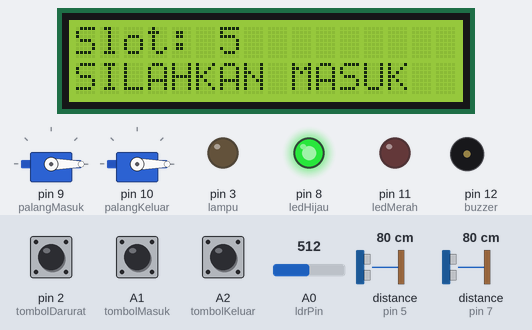
Recording of a sketch running on a simulated Arduino Uno, built with avr-gcc and run on an emulated ATmega328P. Shown: 16×2 character LCD, 2 × servo, output pins drawn as LEDs (lit = HIGH), buzzer (waves = sounding). Wiring (inferred from the names in the program): 2 × ultrasonic range finder: trigger pin 4, echo pin 5 / trigger pin 6, echo pin 7. The inputs (shaded band) are chosen by the test bench; at power-on: pin 2 (tombolDarurat) HIGH, distance to the obstacle (sensors on pin 5, pin 7) 80 cm, A0 (ldrPin) = 512, A1 (tombolMasuk) HIGH, A2 (tombolKeluar) HIGH. The echo pulse lasts 58.3 µs per cm; pins used as bus, display or sensor lines are not drawn; what the sketch prints to the serial monitor is not drawn.

Above: at 1.3 s.
1.4 s: pin 2 (tombolDarurat) pulled LOW for 0.15 s
At 1.63 s:
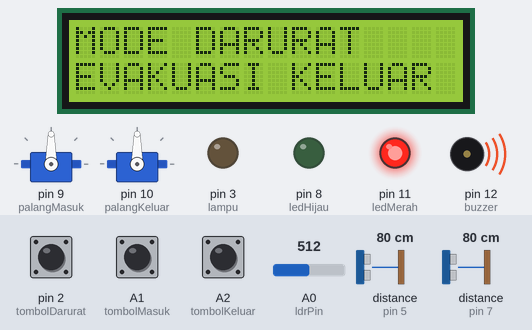
2.1 s: pin 2 (tombolDarurat) pulled LOW for 1 s
At 3.1 s:
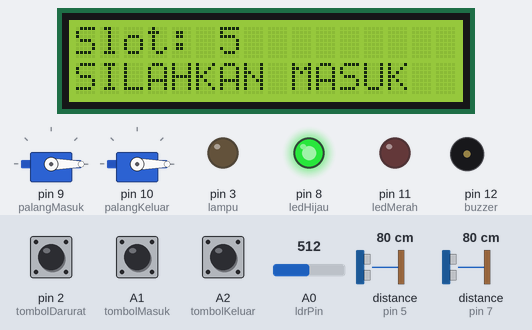
4.6 s: distance to the obstacle (sensor on pin 5) set to 12 cm
6.1 s: distance to the obstacle (sensor on pin 5) set to 9 cm
At 7.3 s:
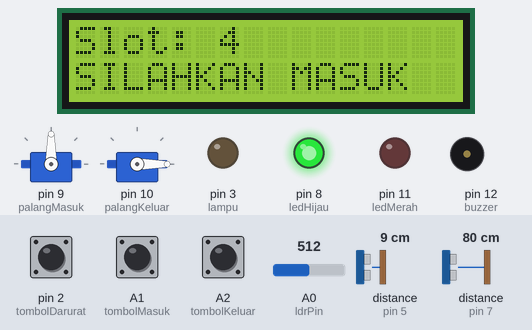
7.6 s: distance to the obstacle (sensor on pin 7) set to 12 cm
10.6 s: distance to the obstacle (sensor on pin 7) set to 9 cm
At 11.0 s:
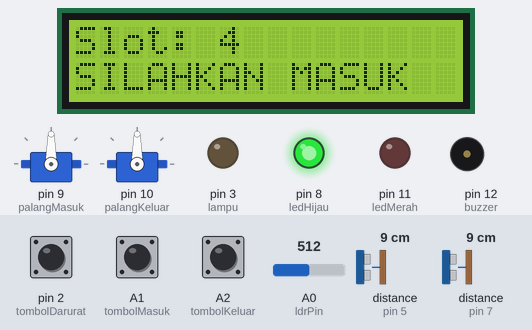
Timing chart, 0 to 14.6 s (numbered marks = the images above; inputs shaded):
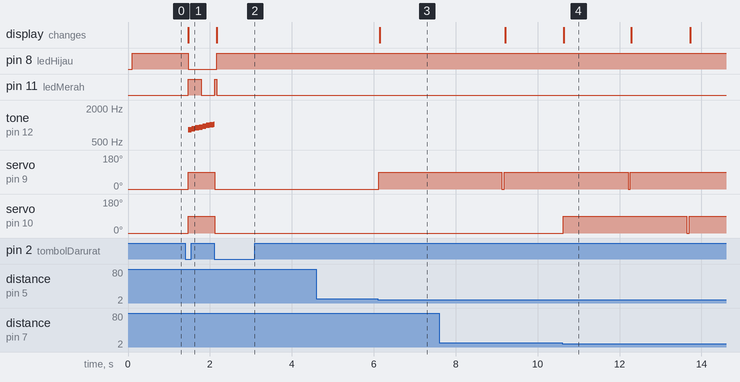

Measured:
- the behaviour switches between 11 and 10 cm on distance to the obstacle (sensor on pin 5) (found by bisection; images 2 and 3)
- the behaviour switches between 11 and 10 cm on distance to the obstacle (sensor on pin 7) (found by bisection; images 3 and 4)
- after the input at 1.4 s, pin 8 (ledHijau): HIGH → LOW after 0.07 s; pin 11 (ledMerah): LOW → HIGH after 0.07 s, → LOW 0.32 s later
- after the input at 2.1 s, pin 8 (ledHijau): LOW → HIGH after 0.07 s; servo on pin 9 (palangMasuk), servo on pin 10 (palangKeluar): 90° → 0° at once; the display: changes after 0.07 s (image 2)
- after the input at 4.6 s, every drawn part: stays the same
- after the input at 6.1 s, servo on pin 9 (palangMasuk): 0° → 90° at once; the display: changes at once (image 3)
- after the input at 10.6 s, servo on pin 10 (palangKeluar): 0° → 90° at once; the display: changes at once (image 4)
- what the display in image 4 shows lasts 1.7 s, from 10.6 s to 12.3 s

The sketch:

main.ino
```cpp
#include <Wire.h>                  // Memasukkan library Wire untuk komunikasi I2C
#include <LiquidCrystal_I2C.h>     // Memasukkan library untuk mengontrol layar LCD I2C
#include <Servo.h>                 // Memasukkan library untuk mengendalikan motor servo

LiquidCrystal_I2C lcd(0x20, 16, 2); // Membuat objek 'lcd' dengan alamat I2C 0x20, ukuran 16 kolom x 2 baris

// SERVO
Servo palangMasuk;                 // Mendaftarkan variabel objek servo untuk palang gerbang masuk
Servo palangKeluar;                // Mendaftarkan variabel objek servo untuk palang gerbang keluar

// ULTRASONIK
const int trigIn = 4;              // Menetapkan pin digital 4 sebagai pin Trigger sensor masuk
const int echoIn = 5;              // Menetapkan pin digital 5 sebagai pin Echo sensor masuk
const int trigOut = 6;             // Menetapkan pin digital 6 sebagai pin Trigger sensor keluar
const int echoOut = 7;             // Menetapkan pin digital 7 sebagai pin Echo sensor keluar

// LED
const int ledHijau = 8;            // Menetapkan pin digital 8 untuk lampu LED Hijau (Tersedia)
const int ledMerah = 11;           // Menetapkan pin digital 11 untuk lampu LED Merah (Penuh/Darurat)

// LAMPU OTOMATIS PWM
const int lampu = 3;               // Menetapkan pin PWM 3 untuk lampu penerangan parkir otomatis

// LDR
const int ldrPin = A0;             // Menetapkan pin Analog A0 untuk membaca sensor cahaya (LDR)

// BUZZER
const int buzzer = 12;             // Menetapkan pin digital 12 untuk mengontrol bunyi buzzer/sirine

// TOMBOL
const int tombolDarurat = 2;       // Menetapkan pin 2 (Mendukung Interrupt) untuk tombol mode darurat
const int tombolMasuk = A1;        // Menetapkan pin Analog A1 sebagai input tombol buka/tutup palang masuk manual
const int tombolKeluar = A2;       // Menetapkan pin Analog A2 sebagai input tombol buka/tutup palang keluar manual

// SLOT
int slotTersedia = 5;              // Mendeklarasikan variabel jumlah slot parkir yang kosong saat ini (awal: 5)
int kapasitasMaks = 5;             // Mendeklarasikan batas kapasitas maksimal parkiran yaitu 5 mobil

// MODE DARURAT
volatile bool modeDarurat = false; // Variabel penanda status darurat (volatile karena diakses oleh fungsi Interrupt)
bool sebelumnyaDarurat = false;    // Variabel untuk melacak apakah sistem baru saja keluar dari mode darurat

// TOGGLE MANUAL
bool statusPalangMasuk = false;    // Variabel penyimpan status palang masuk saat digerakkan manual (terbuka/tertutup)
bool statusPalangKeluar = false;   // Variabel penyimpan status palang keluar saat digerakkan manual (terbuka/tertutup)

// BLINK LED
unsigned long lastBlink = 0;       // Variabel penyimpan waktu (milidetik) terakhir kali LED Merah berkedip
bool blinkState = false;           // Variabel status nyala/mati untuk membuat efek kedip pada LED

// SIREN BUZZER
unsigned long lastSiren = 0;       // Variabel penyimpan waktu (milidetik) terakhir kali nada sirine berubah
int sirenFreq = 800;               // Frekuensi awal nada sirine (800 Hz)
bool sirenUp = true;               // Penanda apakah nada sirine sedang naik (melengking) atau turun

// SENSOR FLAG
bool terdeteksiMasuk = false;      // Penanda apakah saat ini ada mobil yang sedang berada di gerbang masuk
bool terdeteksiKeluar = false;     // Penanda apakah saat ini ada mobil yang sedang berada di gerbang keluar

unsigned long waktuBukaMasuk = 0;  // Variabel untuk mencatat kapan (waktu milidetik) palang masuk mulai dibuka
unsigned long waktuBukaKeluar = 0; // Variabel untuk mencatat kapan (waktu milidetik) palang keluar mulai dibuka

const int waktuTahan = 3000;       // Durasi waktu palang terbuka sebelum tertutup otomatis (3000 ms / 3 detik)

// INTERRUPT DARURAT
void darurat(){                    // Fungsi khusus (Interrupt Service Routine) yang dipanggil saat tombol darurat ditekan
  modeDarurat = !modeDarurat;      // Membalikkan status mode darurat (jika False jadi True, jika True jadi False)
}

void setup(){                      // Fungsi inisialisasi yang dijalankan sekali saat Arduino baru dinyalakan

  Serial.begin(9600);              // Membuka jalur komunikasi serial ke laptop dengan kecepatan 9600 bps
  Serial.println("=== SISTEM PARKIR OTOMATIS ==="); // Menampilkan teks judul sistem di Serial Monitor
  Serial.println("System Ready..."); // Menampilkan teks status bahwa sistem sudah siap
  Serial.println("------------------------------"); // Menampilkan garis pembatas

  lcd.init();                      // Menginisialisasi persiapan menyalakan modul LCD
  lcd.backlight();                 // Menyalakan lampu latar (backlight) pada LCD agar tulisan terlihat

  palangMasuk.attach(9);           // Menghubungkan kontrol servo palang masuk ke pin digital 9
  palangKeluar.attach(10);         // Menghubungkan kontrol servo palang keluar ke pin digital 10

  palangMasuk.write(0);            // Menempatkan posisi awal servo masuk di sudut 0 derajat (palang tertutup)
  palangKeluar.write(0);           // Menempatkan posisi awal servo keluar di sudut 0 derajat (palang tertutup)

  pinMode(trigIn, OUTPUT);         // Mengatur pin trigger sensor ultrasonik masuk sebagai Output
  pinMode(echoIn, INPUT);          // Mengatur pin echo sensor ultrasonik masuk sebagai Input
  pinMode(trigOut, OUTPUT);        // Mengatur pin trigger sensor ultrasonik keluar sebagai Output
  pinMode(echoOut, INPUT);         // Mengatur pin echo sensor ultrasonik keluar sebagai Input

  pinMode(ledHijau, OUTPUT);       // Mengatur pin LED Hijau sebagai Output
  pinMode(ledMerah, OUTPUT);       // Mengatur pin LED Merah sebagai Output

  pinMode(lampu, OUTPUT);          // Mengatur pin Lampu parkir otomatis sebagai Output
  pinMode(buzzer, OUTPUT);         // Mengatur pin Buzzer sebagai Output

  pinMode(tombolDarurat, INPUT_PULLUP); // Mengatur pin tombol darurat sebagai Input dengan resistor Pull-Up internal
  pinMode(tombolMasuk, INPUT_PULLUP);   // Mengatur pin tombol manual masuk sebagai Input dengan Pull-Up internal
  pinMode(tombolKeluar, INPUT_PULLUP);  // Mengatur pin tombol manual keluar sebagai Input dengan Pull-Up internal

  // Menghubungkan fungsi 'darurat' ke interupsi pin 2 (Interrupt 0) yang terpicu saat tombol ditekan (FALLING)
  attachInterrupt(digitalPinToInterrupt(2), darurat, FALLING);

  tampilkanStatus();               // Memanggil fungsi tampilkanStatus() untuk mencetak teks awal ke LCD
}

void tampilkanStatus(){            // Deklarasi fungsi buatan untuk memperbarui tulisan di layar LCD

  lcd.clear();                     // Menghapus seluruh tulisan yang ada di layar LCD saat ini
  lcd.setCursor(0,0);              // Memindahkan kursor LCD ke kolom 0 (paling kiri) dan baris 0 (atas)
  lcd.print("Slot: ");             // Menampilkan kata "Slot: "
  lcd.print(slotTersedia);         // Menampilkan nilai angka dari variabel slotTersedia di sebelah tulisan "Slot: "

  if(slotTersedia <= 0){           // Memeriksa apakah jumlah slot tersisa kurang dari atau sama dengan nol (0)
    lcd.setCursor(0,1);            // Memindahkan kursor LCD ke kolom 0 (paling kiri) dan baris 1 (bawah)
    lcd.print("PARKIR PENUH");     // Menampilkan peringatan "PARKIR PENUH" jika kondisi di atas benar
  } else {                         // Jika kondisi slot masih tersedia (lebih dari 0)
    lcd.setCursor(0,1);            // Memindahkan kursor LCD ke kolom 0 (paling kiri) dan baris 1 (bawah)
    lcd.print("SILAHKAN MASUK");   // Menampilkan pesan selamat datang "SILAHKAN MASUK"
  }
}

long bacaJarak(int trig, int echo){ // Fungsi buatan untuk menghitung jarak pada sensor ultrasonik tertentu

  digitalWrite(trig, LOW);         // Memastikan pin trigger dalam keadaan mati (LOW) terlebih dahulu
  delayMicroseconds(2);            // Menunggu selama 2 mikrodetik agar sinyal stabil

  digitalWrite(trig, HIGH);        // Menyalakan pin trigger (HIGH) untuk mengirimkan gelombang suara ultrasonik
  delayMicroseconds(10);           // Menahan tembakan gelombang suara selama 10 mikrodetik

  digitalWrite(trig, LOW);         // Mematikan kembali pin trigger untuk menghentikan pancaran gelombang

  // Membaca durasi pantulan suara pada pin echo, lalu mengkonversinya menjadi jarak dalam satuan cm
  return pulseIn(echo, HIGH) * 0.034 / 2;
}

void loop(){                       // Fungsi utama loop() yang akan berjalan berulang-ulang tanpa henti

  // =====================
  // MODE DARURAT
  // =====================
  if(modeDarurat){                 // Memeriksa jika variabel modeDarurat bernilai True (tombol interrupt ditekan)

    if(!sebelumnyaDarurat){        // Memeriksa apakah siklus ini adalah momen pertama kali masuk mode darurat
      lcd.clear();                 // Menghapus layar LCD sebagai persiapan pesan peringatan
      sebelumnyaDarurat = true;    // Mengubah penanda bahwa sistem sudah sepenuhnya berada di dalam siklus darurat
    }

    palangMasuk.write(90);         // Membuka gerbang masuk lebar-lebar (90 derajat) untuk evakuasi
    palangKeluar.write(90);        // Membuka gerbang keluar lebar-lebar (90 derajat) untuk evakuasi

    lcd.setCursor(0,0);            // Mengatur kursor LCD ke baris atas
    lcd.print("MODE DARURAT   ");  // Menampilkan peringatan teks MODE DARURAT
    lcd.setCursor(0,1);            // Mengatur kursor LCD ke baris bawah
    lcd.print("EVAKUASI KELUAR");  // Menampilkan perintah evakuasi

    if(millis() - lastBlink > 300){ // Mengecek apakah waktu berlalu sudah lebih dari 300 ms sejak kedipan terakhir
      lastBlink = millis();        // Mereset catatan waktu kedipan terakhir dengan waktu saat ini
      blinkState = !blinkState;    // Membalikkan status kedipan LED (jika mati jadi nyala, sebaliknya)
    }

    digitalWrite(ledMerah, blinkState); // Mengirim sinyal berkedip (HIGH/LOW bergantian) ke LED Merah
    digitalWrite(ledHijau, LOW);   // Memastikan LED Hijau dalam keadaan mati sepenuhnya

    if(millis() - lastSiren > 80){ // Mengecek apakah waktu berlalu sudah 80 ms sejak perubahan nada sirine terakhir
      lastSiren = millis();        // Mereset catatan waktu perubahan sirine dengan waktu saat ini

      if(sirenUp){                 // Jika status sirine sedang menaik (nada melengking ke atas)
        sirenFreq += 30;           // Tambahkan frekuensi nada sebesar 30 Hz
        if(sirenFreq >= 2000) sirenUp = false; // Jika frekuensi sudah mencapai batas atas (2000Hz), ubah arah menjadi turun
      } else {                     // Jika status sirine sedang menurun (nada merendah)
        sirenFreq -= 30;           // Kurangi frekuensi nada sebesar 30 Hz
        if(sirenFreq <= 600) sirenUp = true;  // Jika frekuensi menyentuh batas bawah (600Hz), ubah arah menjadi naik lagi
      }

      tone(buzzer, sirenFreq);     // Membunyikan buzzer dengan frekuensi nada yang baru saja dihitung
    }

    Serial.println("!!! MODE DARURAT AKTIF !!!"); // Mengirim notifikasi bahaya ke Serial Monitor laptop secara terus-menerus

    return;                        // Menghentikan sisa kode di bawahnya dan kembali ke awal loop() selama mode darurat aktif
  }

  // Jika kode sampai di sini, berarti mode darurat TIDAK aktif (false)
  if(sebelumnyaDarurat && !modeDarurat){ // Memeriksa jika kondisi darurat *baru saja* dimatikan oleh pengguna

    sebelumnyaDarurat = false;     // Mengubah penanda bahwa sistem sudah tidak lagi dalam status pemulihan darurat

    slotTersedia = kapasitasMaks;  // Mengembalikan jumlah slot parkir seperti keadaan kosong (kapasitas penuh)

    palangMasuk.write(0);          // Menutup gerbang masuk kembali (kembali ke 0 derajat)
    palangKeluar.write(0);         // Menutup gerbang keluar kembali (kembali ke 0 derajat)

    noTone(buzzer);                // Mematikan suara sirine dari buzzer secara total

    lcd.clear();                   // Membersihkan pesan evakuasi dari layar LCD

    Serial.println("MODE DARURAT DIMATIKAN"); // Mengirim log pemberitahuan ke Serial Monitor bahwa darurat usai
    Serial.println("SISTEM KEMBALI NORMAL");  // Mengirim log pemberitahuan ke Serial Monitor
    Serial.print("Slot reset: ");             // Mengirim tulisan informasi ke Serial Monitor
    Serial.println(slotTersedia);             // Mencetak angka kapasitas slot terbaru ke Serial Monitor

    tampilkanStatus();             // Memanggil ulang fungsi untuk menampilkan status parkiran reguler di LCD
  }

  if(slotTersedia <= 0){           // Memeriksa kondisi apakah tempat parkir saat ini sudah penuh (0 slot)
    digitalWrite(ledMerah, HIGH);  // Menyalakan lampu indikator LED Merah
    digitalWrite(ledHijau, LOW);   // Mematikan lampu indikator LED Hijau
  } else {                         // Memeriksa kondisi apabila masih ada tempat parkir (slot > 0)
    digitalWrite(ledMerah, LOW);   // Mematikan lampu indikator LED Merah
    digitalWrite(ledHijau, HIGH);  // Menyalakan lampu indikator LED Hijau sebagai tanda boleh masuk
  }

  if(digitalRead(tombolMasuk) == LOW){ // Memeriksa apakah tombol palang masuk manual sedang ditekan (LOW karena Pull-Up)
    delay(200);                    // Menunda sedikit waktu (debouncing) untuk mencegah satu tekanan terbaca berulang kali

    statusPalangMasuk = !statusPalangMasuk; // Membalik nilai status gerbang masuk (dari tertutup ke terbuka, atau sebaliknya)
    if(statusPalangMasuk){         // Jika status sekarang berubah menjadi ingin dibuka
      palangMasuk.write(90);       // Menggerakkan servo palang masuk ke posisi terbuka (90 derajat)
      Serial.println("Palang Masuk Dibuka Manual"); // Memberi log aktivitas manual di Serial Monitor
    }
    else{                          // Jika status sekarang berubah menjadi ingin ditutup
      palangMasuk.write(0);        // Menggerakkan servo palang masuk ke posisi tertutup (0 derajat)
      Serial.println("Palang Masuk Ditutup Manual"); // Memberi log aktivitas manual di Serial Monitor
    }
  }

  if(digitalRead(tombolKeluar) == LOW){ // Memeriksa apakah tombol palang keluar manual sedang ditekan
    delay(200);                    // Menunda sedikit waktu (debouncing) mencegah pembacaan ganda

    statusPalangKeluar = !statusPalangKeluar; // Membalik nilai status gerbang keluar manual
    if(statusPalangKeluar){        // Jika gerbang keluar dikehendaki untuk terbuka
      palangKeluar.write(90);      // Menggerakkan servo palang keluar ke sudut 90 derajat
      Serial.println("Palang Keluar Dibuka Manual"); // Mencetak laporan tindakan ke Serial Monitor
    }
    else{                          // Jika gerbang keluar dikehendaki untuk ditutup
      palangKeluar.write(0);       // Menggerakkan servo palang keluar ke sudut 0 derajat
      Serial.println("Palang Keluar Ditutup Manual"); // Mencetak laporan tindakan ke Serial Monitor
    }
  }

  int nilaiLDR = analogRead(ldrPin); // Membaca tegangan analog dari sensor cahaya LDR dan merubahnya ke angka (0-1023)
  // Menyalakan lampu dengan kecerahan penuh (255) jika gelap (nilai < 300), atau matikan (0) jika terang
  analogWrite(lampu, (nilaiLDR < 300) ? 255 : 0);

  long jarakMasuk = bacaJarak(trigIn, echoIn); // Memanggil fungsi untuk membaca jarak mobil di depan gerbang masuk

  if(jarakMasuk < 10 && !terdeteksiMasuk && slotTersedia > 0){ // Jika jarak <10cm, mobil baru tiba, dan slot belum penuh

    terdeteksiMasuk = true;        // Menandai bahwa ada mobil yang sedang diproses di gerbang masuk
    waktuBukaMasuk = millis();     // Mencatat waktu milidetik saat palang mulai dibuka

    palangMasuk.write(90);         // Menggerakkan servo masuk ke 90 derajat (membuka palang)
    slotTersedia--;                // Mengurangi kuota slot yang tersedia sebanyak 1 mobil

    Serial.println("Mobil Masuk"); // Memberitahukan PC bahwa ada mobil yang masuk
    Serial.print("Slot tersisa: ");// Mencetak kalimat sisa slot
    Serial.println(slotTersedia);  // Mencetak angka sisa slot setelah dikurangi

    tampilkanStatus();             // Memperbarui layar LCD agar menampilkan jumlah slot yang baru
  }

  // Jika mobil sudah terdeteksi dan waktu buka palang sudah melebihi 'waktuTahan' (3 detik)
  if(terdeteksiMasuk && millis() - waktuBukaMasuk > waktuTahan){
    terdeteksiMasuk = false;       // Mereset status sensor masuk agar siap menerima mobil berikutnya
    palangMasuk.write(0);          // Mengembalikan posisi servo ke 0 derajat (menutup palang secara otomatis)
  }

  long jarakKeluar = bacaJarak(trigOut, echoOut); // Memanggil fungsi untuk membaca jarak mobil di depan gerbang keluar

  if(jarakKeluar < 10 && !terdeteksiKeluar && slotTersedia < kapasitasMaks){ // Jika mobil <10cm, baru terdeteksi keluar, & slot tidak lebih dari maksimal

    terdeteksiKeluar = true;       // Menandai bahwa ada mobil yang sedang keluar dari area parkir
    waktuBukaKeluar = millis();    // Mencatat waktu milidetik saat palang keluar dibuka

    palangKeluar.write(90);        // Menggerakkan servo keluar ke 90 derajat (membuka jalan)
    slotTersedia++;                // Menambahkan 1 kuota kosong kembali ke sistem parkir

    Serial.println("Mobil Keluar");// Memberitahukan PC bahwa ada mobil yang baru keluar
    Serial.print("Slot tersisa: ");// Mencetak teks informasi status slot
    Serial.println(slotTersedia);  // Mencetak sisa slot yang telah ditambahkan

    tampilkanStatus();             // Memperbarui layar LCD untuk mencetak angka slot yang baru bertambah
  }

  // Jika ada mobil yang sedang keluar dan batas waktu buka palang (3 detik) sudah terlewati
  if(terdeteksiKeluar && millis() - waktuBukaKeluar > waktuTahan){
    terdeteksiKeluar = false;      // Mereset penanda bahwa proses keluar mobil sudah selesai
    palangKeluar.write(0);         // Menggerakkan servo keluar ke 0 derajat untuk menutup jalan kembali
  }

  // =========================
  // UPDATE SLOT MANUAL VIA SERIAL
  // =========================
  if (Serial.available() > 0) {    // Memeriksa apakah ada data karakter yang dikirimkan oleh user dari laptop/PC
  char cmd = Serial.read();        // Membaca satu karakter pertama yang dikirim dan menyimpannya di variabel 'cmd'

  if (cmd == '+') {                // Jika karakter yang diketik pengguna adalah simbol plus (+)
    if (slotTersedia < kapasitasMaks) { // Mengecek apakah slot yang ada masih di bawah batas maksimal (5)
      slotTersedia++;              // Menambah jumlah slot tersedia secara manual sebanyak 1
      Serial.println("Slot ditambah manual (+1)"); // Memberikan respon log ke layar komputer
    } else {                       // Jika slot sudah menyentuh batas maksimum
      Serial.println("Slot sudah maksimal");       // Memberi peringatan ke PC bahwa slot tidak bisa ditambah lagi
    }
  }

  if (cmd == '-') {                // Jika karakter yang diketik pengguna adalah simbol minus (-)
    if (slotTersedia > 0) {        // Mengecek apakah slot yang tersedia masih lebih dari 0
      slotTersedia--;              // Mengurangi jumlah slot secara manual sebanyak 1
      Serial.println("Slot dikurangi manual (-1)");// Memberikan respon log ke layar komputer
    } else {                       // Jika slot sudah habis (0)
      Serial.println("Slot sudah 0");              // Memberi peringatan ke PC bahwa angka tidak bisa bernilai negatif
    }
  }

  if (cmd == 'r') {                // Jika karakter yang diketik pengguna adalah huruf 'r' (untuk reset)
    slotTersedia = kapasitasMaks;  // Mengembalikan nilai slot yang tersedia ke batas maksimal (5)
    Serial.println("Slot direset ke maksimal");    // Mengirim pemberitahuan ke Serial Monitor bahwa reset berhasil
  }

  Serial.print("Slot saat ini: "); // Mencetak teks awal laporan kondisi terbaru
  Serial.println(slotTersedia);    // Mencetak angka pasti slot setelah diubah oleh pengguna via Serial Monitor

  tampilkanStatus();               // Memperbarui informasi pada fisik layar LCD sesuai perintah dari Serial
  }

  delay(50);                       // Memberikan jeda singkat selama 50 milidetik pada akhir loop untuk menstabilkan kinerja mikrokontroler
}
```
